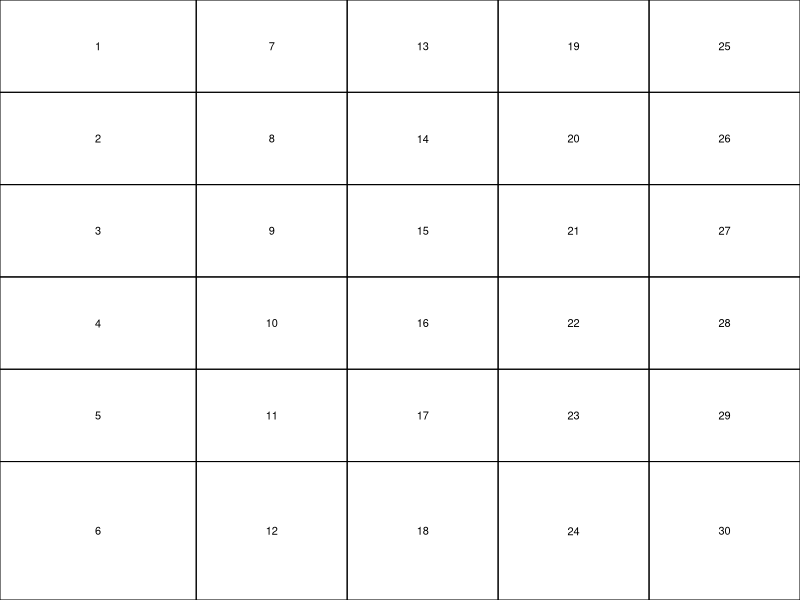
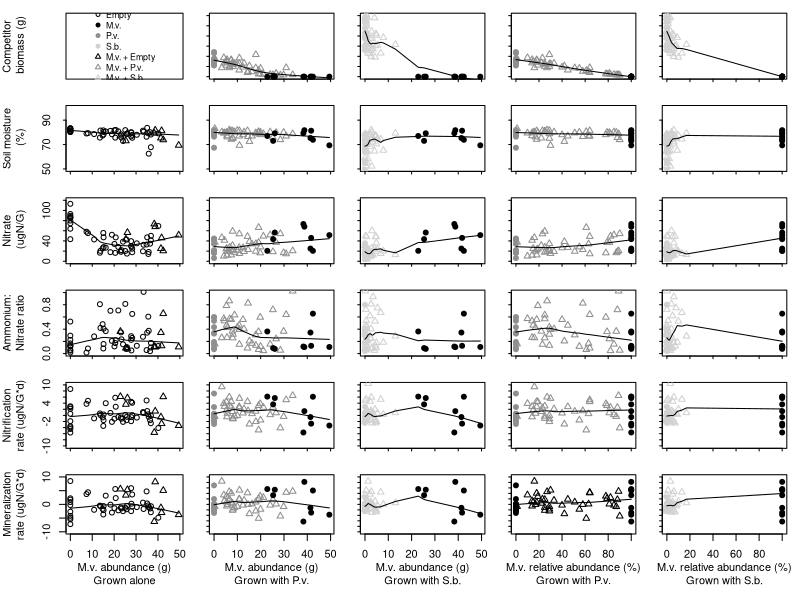

R code for these plots, in order:
#e4 figures2b - regressions
# 2/24/13
setwd("~/Desktop/E4_R")
data<-read.table('e4_trimmedData.txt',header=T)
data$bk<-as.factor(data$bk)
data$Mvtrt<-as.factor(data$Mvtrt)
data$compabund<-data$pavi + data$sobi

##################################
#make datasets
# dataset1: No competition treatment, all Mvtrt levels
Empty<-data[data$type=='Empty',]
Mivi<-data[data$type=='Mivi',]
CompEmpty<-data[data$type=='CompEmpty',]
dataset1<-rbind(Empty, CompEmpty, Mivi)
write.table(dataset1,file='dataset1.txt', sep='\t')
# dataset2: Competition treatment, all Mvtrt levels
CompPavi<-data[data$type=='CompPavi',]
Pavi<-data[data$type=='Pavi',]
CompSobi<-data[data$type=='CompSobi',]
Sobi<-data[data$type=='Sobi',]
dataset2<-rbind(Mivi, CompPavi, Pavi, CompSobi, Sobi)
write.table(dataset2,file='dataset2.txt', sep='\t')
# dataset3: Monocultures
dataset3<-rbind(Empty,Sobi,Pavi,Mivi)
write.table(dataset3,file='dataset3.txt', sep='\t')

##################################
##################################
def.par <- par(no.readonly = TRUE) # save default, for resetting...
ylabs<-c('Competitor\n biomass (g)','Soil moisture\n (%)','Nitrate\n (ugN/G)','Ammonium:\nNitrate ratio','Nitrification\nrate (ugN/G*d)','Mineralization\nrate (ugN/G*d)')
ylim1<-c(0,120)
ATy1<-seq(0,120,20)
ylim2<-c(50,100)
ATy2<-seq(50,100,20)
ylim3<-c(0,120)
ATy3<-seq(0,120,20)
ylim4<-c(0,1)
ATy4<-seq(0,1,0.2)
ylim5<-c(-10,10)
ATy5<-seq(-10,10,2)
ylim6<-c(-10,10)
ATy6<-seq(-10,10,2)
ylims<-rbind(ylim1,ylim2,ylim3,ylim4,ylim5,ylim6)
ATys<-list(ATy1,ATy2,ATy3,ATy4,ATy5,ATy6)

nf <- layout(matrix(c(1:30),
                    6,5), 
             widths=c(1.3,1,1,1,1), 
             heights=c(1,1,1,1,1,1.5), 
             respect=F)
layout.show(nf)

##################################
#make panels (dataset1 and dataset2)

#################################################################
#panel1: MVabund_alone
E<-which(dataset1$type=='Empty')
ME<-which(dataset1$type=='CompEmpty')
M<-which(dataset1$type=='Mivi')
x<-dataset1$Mvabund
y1<-dataset1$Mvabund
y2<-dataset1$soilmoi
y3<-dataset1$nodi
y4<-dataset1$nh.no
y5<-dataset1$nitrifd
y6<-dataset1$minzd
ys<-cbind(y1,y2,y3,y4,y5,y6)
AT<-seq(0,50,10)
par(mar=c(1,5,1,1)) # mar=c(bottom, left, top, right)
plot(x=x,y=ys[,1], ylab = ylabs[1], xlab='', xaxt = "n",yaxt='n',type= 'n', ylim=ylims[1,])
legend('center', c('Empty','M.v.','P.v.','S.b.','M.v. + Empty','M.v. + P.v.','M.v. + S.b.'), pch=c(1,19,19,19,2,2,2),col=c(1,1,'grey56','grey82',1,'grey56','grey82'), cex=.8, bty='n')

for (i in (2:6)){
  if(i!=6){
  	plot(x=x,y=ys[,i], ylab = ylabs[i], xlab='', xaxt = "n",yaxt='n',type= 'n', ylim=ylims[i,])
  	axis(1, at=AT, tick=T, labels=F, tcl=-.2)
  	axis(2, at=ATys[[i]],tick=T,labels=T, tcl=-.2)
  	points(x=x[E], y=ys[E,i], pch=1)
  	points(x=x[ME], y=ys[ME,i], pch=1)
  	points(x=x[M], y=ys[M,i], pch=2)
  	lines(stats::lowess(data.frame(x=x[c(E,ME,M)],y=ys[c(E,ME,M),i])))
  }
  if(i==6){
	par(mar=c(5,5,1,1))
	plot(x=x,y=ys[,i], ylab = ylabs[i], xlab='M.v. abundance (g)\nGrown alone',type='n', ylim=ylims[i,])
	points(x=x[E], y=ys[E,i], pch=1)
  	points(x=x[ME], y=ys[ME,i], pch=1)
  	points(x=x[M], y=ys[M,i], pch=2)
  	lines(stats::lowess(data.frame(x=x[c(E,ME,M)],y=ys[c(E,ME,M),i])))
	}
}

#################################################################
#panel2: MVabund_incomp with dataset2
P<-which(dataset2$type=='Pavi')
MP<-which(dataset2$type=='CompPavi')
S<-which(dataset2$type=='Sobi')
MS<-which(dataset2$type=='CompSobi')
M<-which(dataset2$type=='Mivi')
x<-dataset2$Mvabund
y1<-dataset2$compabund
y2<-dataset2$soilmoi
y3<-dataset2$nodi
y4<-dataset2$nh.no
y5<-dataset2$nitrifd
y6<-dataset2$minzd
ys<-cbind(y1,y2,y3,y4,y5,y6)
AT<-seq(0,50,10)
#pavi panel
par(mar=c(1,1,1,1)) # mar=c(bottom, left, top, right)
for (i in (1:6)){
  if(i!=6){
  	plot(x=x,y=ys[,i], ylab='', xlab='', xaxt = "n", yaxt='n',type= 'n',ylim=ylims[i,])
  	axis(1, at=AT, tick=T, labels=F, tcl=-.2)
  	axis(2, at=ATys[[i]], tick=T, labels=F, tcl=-.2)
  	points(x=x[P], y=ys[P,i], pch=19,col='grey56')
  	points(x=x[MP], y=ys[MP,i], pch=2, col='grey56')
  	points(x=x[M], y=ys[M,i], pch=19)
  	lines(stats::lowess(data.frame(x=x[c(P,MP,M)],y=ys[c(P,MP,M),i])), lty=1)
  	}
 if(i==6){
 	par(mar=c(5,1,1,1))
 	plot(x=x,y=ys[,i], ylab='',yaxt='n', xlab='M.v. abundance (g)\nGrown with P.v.',type= 'n',ylim=ylims[i,])
 	axis(2, at=ATys[[i]], tick=T, labels=F, tcl=-.2)
 	points(x=x[P], y=ys[P,i], pch=19, col='grey56')
 	points(x=x[MP], y=ys[MP,i], pch=2, col='grey56')
 	points(x=x[M], y=ys[M,i], pch=19)
 	lines(stats::lowess(data.frame(x=x[c(P,MP,M)],y=ys[c(P,MP,M),i])), lty=1)
 	} 
}
#sobi panel
par(mar=c(1,1,1,1)) # mar=c(bottom, left, top, right)
for (i in (1:6)){
  if(i!=6){
  	plot(x=x,y=ys[,i], ylab='', xlab='', xaxt = "n", yaxt='n',type= 'n',ylim=ylims[i,])
  	axis(1, at=AT, tick=T, labels=F, tcl=-.2)
  	axis(2, at=ATys[[i]], tick=T, labels=F, tcl=-.2)
  	points(x=x[S], y=ys[S,i], pch=19, col='grey82')
  	points(x=x[MS], y=ys[MS,i], pch=2, col='grey82')
  	points(x=x[M], y=ys[M,i], pch=19)
  	lines(stats::lowess(data.frame(x=x[c(S,MS,M)],y=ys[c(S,MS,M),i])), lty=1)
  	}
 if(i==6){
 	par(mar=c(5,1,1,1))
 	plot(x=x,y=ys[,i], ylab='',yaxt='n', xlab='M.v. abundance (g)\nGrown with S.b.',type= 'n',ylim=ylims[i,])
 	axis(2, at=ATys[[i]], tick=T, labels=F, tcl=-.2)
 	points(x=x[S], y=ys[S,i], pch=19, col='grey82')
 	points(x=x[MS], y=ys[MS,i], pch=2, col='grey82')
 	points(x=x[M], y=ys[M,i], pch=19)
 	lines(stats::lowess(data.frame(x=x[c(S,MS,M)],y=ys[c(S,MS,M),i])), lty=1)
 	} 
}


#################################################################
#panel3: MVrelabund_incomp with dataset2
x<-dataset2$MVrelabund
AT<-seq(0,100,20)
#pavi panel
par(mar=c(1,1,1,1)) # mar=c(bottom, left, top, right)
for (i in (1:6)){
  if(i!=6){
  	plot(x=x,y=ys[,i], ylab='', xlab='', xaxt = "n", yaxt='n',type= 'n',ylim=ylims[i,])
  	axis(1, at=AT, tick=T, labels=F, tcl=-.2)
  	axis(2, at=ATys[[i]], tick=T, labels=F, tcl=-.2)
  	points(x=x[P], y=ys[P,i], pch=19, col='grey56')
  	points(x=x[MP], y=ys[MP,i], pch=2, col='grey56')
  	points(x=x[M], y=ys[M,i], pch=19)
  	lines(stats::lowess(data.frame(x=x[c(P,MP,M)],y=ys[c(P,MP,M),i])), lty=1)
  	}
 if(i==6){
 	par(mar=c(5,1,1,1))
 	plot(x=x,y=ys[,i], ylab='',yaxt='n', xlab='M.v. relative abundance (%)\nGrown with P.v.',type= 'n',ylim=ylims[i,])
 	axis(2, at=ATys[[i]], tick=T, labels=F, tcl=-.2)
 	points(x=x[P], y=ys[P,i], pch=19)
 	points(x=x[MP], y=ys[MP,i], pch=2)
 	points(x=x[M], y=ys[M,i], pch=19)
 	lines(stats::lowess(data.frame(x=x[c(P,MP,M)],y=ys[c(P,MP,M),i])), lty=1)
 	} 
}
#sobi panel
par(mar=c(1,1,1,1)) # mar=c(bottom, left, top, right)
for (i in (1:6)){
  if(i!=6){
  	plot(x=x,y=ys[,i], ylab='', xlab='', xaxt = "n", yaxt='n',type= 'n',ylim=ylims[i,])
  	axis(1, at=AT, tick=T, labels=F, tcl=-.2)
  	axis(2, at=ATys[[i]], tick=T, labels=F, tcl=-.2)
  	points(x=x[S], y=ys[S,i], pch=19,col='grey82')
  	points(x=x[MS], y=ys[MS,i], pch=2, col='grey82')
  	points(x=x[M], y=ys[M,i], pch=19)
  	lines(stats::lowess(data.frame(x=x[c(S,MS,M)],y=ys[c(S,MS,M),i])), lty=1)
  	}
 if(i==6){
 	par(mar=c(5,1,1,1))
 	plot(x=x,y=ys[,i], ylab='',yaxt='n', xlab='M.v. relative abundance (%)\nGrown with S.b.',type= 'n',ylim=ylims[i,])
 	axis(2, at=ATys[[i]], tick=T, labels=F, tcl=-.2)
 	points(x=x[S], y=ys[S,i], pch=19, col='grey82')
 	points(x=x[MS], y=ys[MS,i], pch=2, col='grey82')
 	points(x=x[M], y=ys[M,i], pch=19)
 	lines(stats::lowess(data.frame(x=x[c(S,MS,M)],y=ys[c(S,MS,M),i])), lty=1)
 	} 
}



